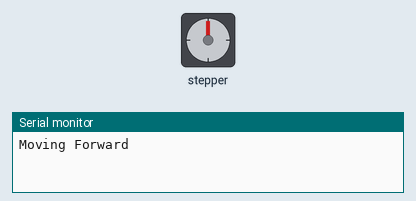
This sketch was run on a simulated Arduino Uno, built with avr-gcc and run on an emulated ATmega328P. Shown: stepper motor, the last lines printed to the serial monitor. Stepper angles assume 2040 steps per turn.

Above: at 0.05 s.
At 2.0 s:
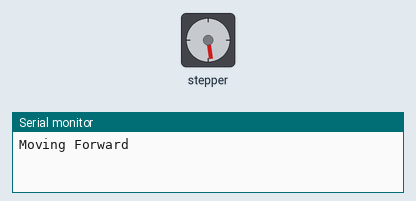
At 4.0 s:
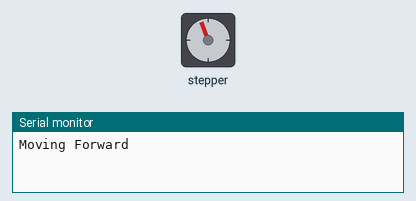
At 8.8 s:
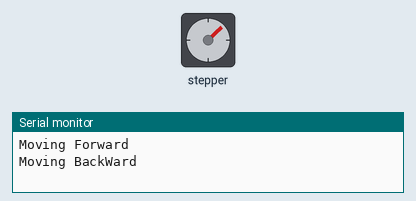
Timing chart, 0 to 13.1 s (numbered marks = the images above):
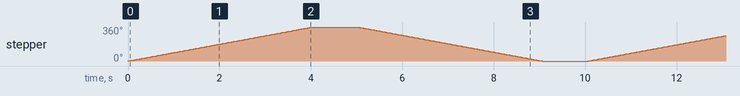

The sketch:

rotation_of_stepper_motor1.ino
```cpp
#include<Stepper.h>
int stepsPerRev=2040;
Stepper myStepper(stepsPerRev,8,9,10,11);
void setup(){
  myStepper.setSpeed(15);
  Serial.begin(9600);
}
void loop(){
  Serial.println("Moving Forward");
  myStepper.step(stepsPerRev);
  delay(1000);
  Serial.println("Moving BackWard");
  myStepper.step(-stepsPerRev);
  delay(1000);
}
```

Measured:
- by itself, stepper: turns 360° clockwise in 4.0 s, then 360° counter-clockwise in 4.0 s, repeating every 10.1 s
